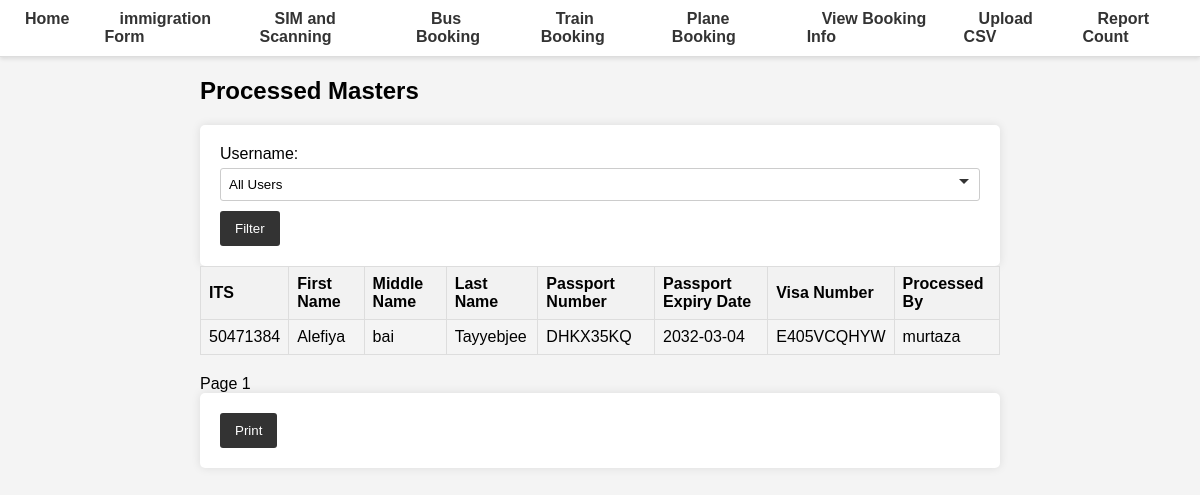
Before: /processed-masters/ with the older database file.
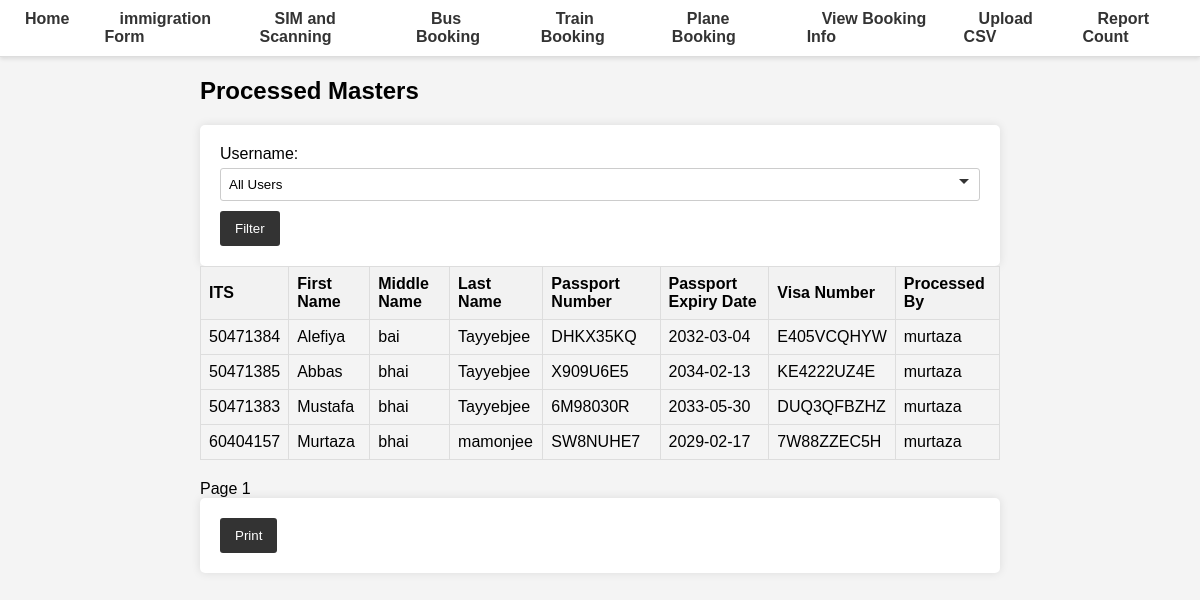
After: the same page with the newer database file.
### database.py (models this page shows)
class ProcessedMaster(Base):
    __tablename__ = "processed_master"
    id = Column(Integer, primary_key=True, index=True)
    ITS = Column(Integer, ForeignKey('master.ITS'), unique=True, index=True)
    first_name = Column(String, index=True)
    middle_name = Column(String, index=True)
    last_name = Column(String, index=True)
    DOB = Column(Date)
    passport_No = Column(String, index=True)
    passport_Expiry = Column(Date, index=True)
    Visa_No = Column(String, index=True)
    Mode_of_Transport = Column(String, index=True)
    phone = Column(String, index=True)
    arrived = Column(Boolean, default=False)
    timestamp = Column(DateTime, default=func.now())
    processed_by = Column(String, ForeignKey('users.username'))

### main.py (the view)
@app.get("/processed-masters/", response_class=HTMLResponse)
async def get_processed_masters(
    request: Request,
    page: int = 1,
    user: str = None,  # Accept username from query parameter
    db: Session = Depends(get_db)
):
    users = db.query(User).all()
    total_count = db.query(func.count(ProcessedMaster.ITS)).scalar()
    query = db.query(ProcessedMaster)
    if user:
        query = query.filter(ProcessedMaster.processed_by == user)
    processed_masters = (
        query.offset((page - 1) * PAGE_SIZE)
        .limit(PAGE_SIZE)
        .all()
    )
    return templates.TemplateResponse(
        "processed_masters.html",
        {
            "request": request,
            "processed_masters": processed_masters,
            "page": page,
            "page_size": PAGE_SIZE,
            "total_count": total_count,
            "users": users,
            "selected_user": user,  # Pass the selected username to the template
        }
    )

### templates/processed_masters.html (shortened to what this page needs)
{% extends "base.html" %}
{% block content %}
<h2>Processed Masters</h2>
<form action="" method="get">
  <label for="user">Username:</label>
  <select name="user" id="user">
    <option value="">All Users</option>
  </select>
  <button type="submit">Filter</button>
</form>
<table>
  <tr>
    <th>ITS</th>
    <th>First Name</th>
    <th>Middle Name</th>
    <th>Last Name</th>
    <th>Passport Number</th>
    <th>Passport Expiry Date</th>
    <th>Visa Number</th>
    <th>Processed By</th>
  </tr>
  {% for master in processed_masters %}
    {% if not selected_user or master.processed_by == selected_user %}
    <tr>
      <td>{{ master.ITS }}</td>
      <td>{{ master.first_name }}</td>
      <td>{{ master.middle_name }}</td>
      <td>{{ master.last_name }}</td>
      <td>{{ master.passport_No }}</td>
      <td>{{ master.passport_Expiry }}</td>
      <td>{{ master.Visa_No }}</td>
      <td>{{ master.processed_by }}</td>
    </tr>
    {% endif %}
  {% endfor %}
</table>
{% if processed_masters %}
<div>
  Page {{ page }}
</div>
<div>
  <form action="/print" method="post">
    <button type="submit">Print</button>
  </form>
</div>
{% endif %}
{% endblock %}

### templates/base.html (shortened to what this page needs)
<!DOCTYPE html>
<html lang="en">
<head>
    <link rel="stylesheet" href="/static/styles.css">
</head>
<body>
    <nav>
        <ul>
            <li><a href="/">Home</a></li>
            <li class="dropdown">
                <a href="/master-form">immigration Form</a>
            </li>
            <li class="dropdown">
                <a href="/mark-as-arrived-form/">SIM and Scanning</a>
            </li>
            <li class="dropdown">
                <a href="/bus-booking/">Bus Booking</a>
            </li>
            <li class="dropdown">
                <a href="/train-booking-form/">Train Booking</a>
            </li>
            <li class="dropdown">
                <a href="/plane-booking-form/">Plane Booking</a>
            </li>
            <li class="dropdown">
                <a href="/view-booking-info/">View Booking Info</a>
            </li>
            <li class="dropdown">
                <a href="/upload-csv/">Upload CSV</a>
            </li>
            <li><a href="/view-count/">Report Count</a></li>
        </ul>
    </nav>
    <div class="container">
        {% block content %}{% endblock %}
    </div>
</body>
</html>

### static/styles.css (style rules this page uses)
body { font-family: Arial, sans-serif; margin: 0; padding: 0; background-color: #f4f4f4; }
nav { background-color: #fff; border-bottom: 1px solid #ddd; padding: 10px; display: flex; justify-content: center; box-shadow: 0 2px 4px rgba(0, 0, 0, 0.1); }
nav ul { list-style: none; margin: 0; padding: 0; display: flex; gap: 20px; }
nav ul li { display: inline; }
nav a { color: #333; text-decoration: none; font-weight: bold; padding: 10px 15px; border-radius: 3px; transition: background-color 0.3s, color 0.3s; }
.container { max-width: 800px; margin: 0 auto; }
form { background-color: #fff; padding: 20px; border-radius: 5px; box-shadow: 0 0 10px rgba(0, 0, 0, 0.1); }
form label { display: block; margin-bottom: 5px; }
form input, form select { width: 100%; padding: 8px; margin-bottom: 10px; border: 1px solid #ccc; border-radius: 3px; }
form select { appearance: none; background-size: 10px; padding-right: 30px; }
form button { background-color: #333; color: #fff; padding: 10px 15px; border: none; border-radius: 3px; cursor: pointer; transition: background-color 0.3s; }
table { width: 100%; border-collapse: collapse; margin-bottom: 20px; }
table, th, td { border: 1px solid #ddd; }
th, td { padding: 8px; text-align: left; }
th { background-color: #f2f2f2; }
.dropdown { display: inline-block; }

### templates/base.html (style rules this page uses)
.dropdown { position: relative; display: inline-block; }

Changed rows visible on the page:
added ProcessedMaster: ITS "50471385", first_name "Abbas", middle_name "bhai", last_name "Tayyebjee", passport_No "X909U6E5", passport_Expiry "2034-02-13", Visa_No "KE4222UZ4E", processed_by "murtaza"
added ProcessedMaster: ITS "50471383", first_name "Mustafa", middle_name "bhai", last_name "Tayyebjee", passport_No "6M98030R", passport_Expiry "2033-05-30", Visa_No "DUQ3QFBZHZ", processed_by "murtaza"
added ProcessedMaster: ITS "60404157", first_name "Murtaza", middle_name "bhai", last_name "mamonjee", passport_No "SW8NUHE7", passport_Expiry "2029-02-17", Visa_No "7W88ZZEC5H", processed_by "murtaza"
